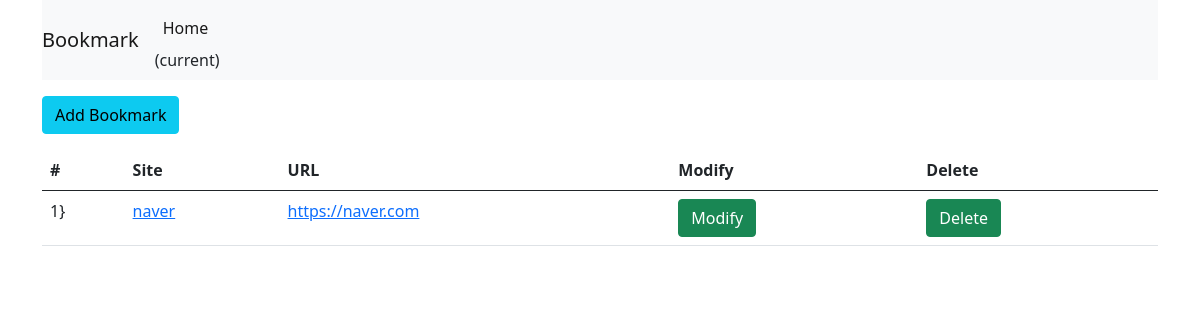
Page /myapp/ on the earlier database version.
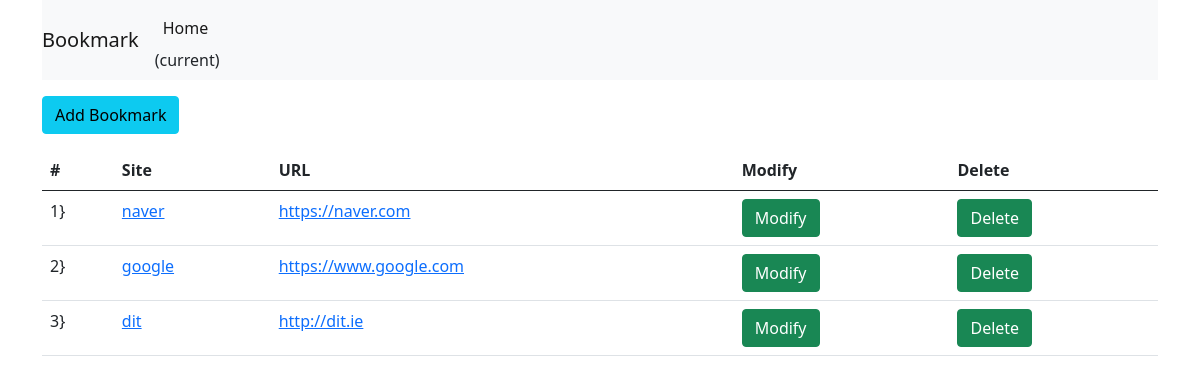
Same page on the later database version.
### myapp/models.py (models this page shows, shortened)
class Bookmark(models.Model):
    site_name = models.CharField(max_length=100)
    url = models.URLField('Site URL')

### myapp/views.py (the view)
# urls.py: path("", BookmarkListView.as_view(), name='list'),
class BookmarkListView(ListView) :
    model = Bookmark

### myapp/templates/myapp/bookmark_list.html (shortened to what this page needs)
{% extends 'base.html' %}
{% block content %}
    <div class="btn-group">
        <a href="{% url 'add'%}" class="btn btn-info"> Add Bookmark</a>
    </div>
    <table class="table">
        <theadc>
            <tr>
                <th scope="col">#</th>
                <th scope="col">Site</th>
                <th scope="col">URL</th>
                <th scope="col">Modify</th>
                <th scope="col">Delete</th>
            </tr>
        <tbody>
            {% for bookmark in object_list %}
                <tr>
                    <td>{{forloop.counter}}}</td>
                    <td><a href="{% url 'detail' pk=bookmark.id %}">{{bookmark.site_name}}</a></td>
                    <td><a href="{{bookmark.url}}" target="_blank">{{bookmark.url}}</a></td>
                    <td><a href="{% url 'edit' pk=bookmark.id %}" class="btn btn-success">Modify</a></td>
                    <td><a href="{% url 'delete' pk=bookmark.id %}" class="btn btn-success">Delete</a></td>
                </tr>
            {% endfor %}
        </tbody>
    </table>
{% endblock %}

### layout/base.html (shortened to what this page needs)
<!DOCTYPE html>
<html lang="en">
<head>
    <link href="https://cdn.jsdelivr.net/npm/bootstrap@5.0.2/dist/css/bootstrap.min.css" rel="stylesheet">
</head>
<body>
    <div class="container">
        <nav class="navbar navbar-expand-lg navbar-light bg-light">
            <a class="navbar-brand" href="#">Bookmark</a>
            <div class="collapse navbar-collapse" id="navbarSupportedContent">
                <ul class="navbar-nav me-auto mb-2 mb-lg-0">
                  <li class="nav-item">
                    <a class="nav-link active" aria-current="page" href="#">Home</a> <span class="sr-only"> (current)</span>
                  </li>
                </ul>
            </div>
        </nav>
        <div class="row">
            <div class="col">
                {% block content %}
                {% endblock %}
            </div>
        </div>
    </div>
</body>
</html>

Differences in the rows shown:
added Bookmark: site_name "google", url "https://www.google.com"
added Bookmark: site_name "dit", url "http://dit.ie"
